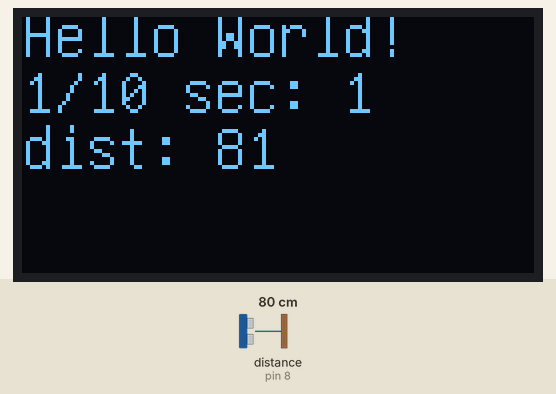
A sketch run on a simulated Arduino Uno, built with avr-gcc and run on an emulated ATmega328P. On the bench: 128×64 one-colour display. The inputs (shaded band) are chosen by the test bench; at power-on: distance to the obstacle (sensor on pin 8) 80 cm. The echo pulse lasts 58.3 µs per cm; what the sketch prints to the serial monitor is not drawn.

Above: at 1.3 s.
1.4 s: distance to the obstacle (sensor on pin 8) set to 2 cm
At 2.5 s:
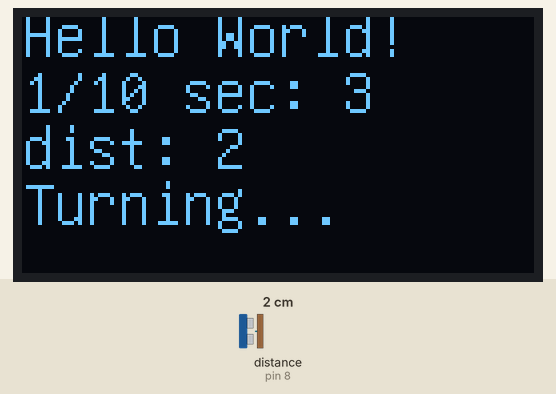
4.5 s: distance to the obstacle (sensor on pin 8) set to 4 cm
At 6.1 s:
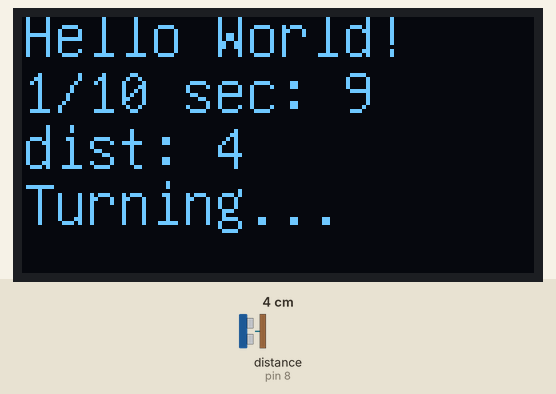
7.1 s: distance to the obstacle (sensor on pin 8) set to 9 cm
At 8.6 s:
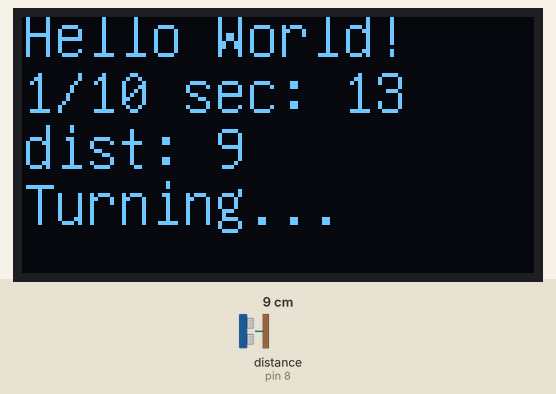
10.2 s: distance to the obstacle (sensor on pin 8) set to 18 cm
At 11.5 s:
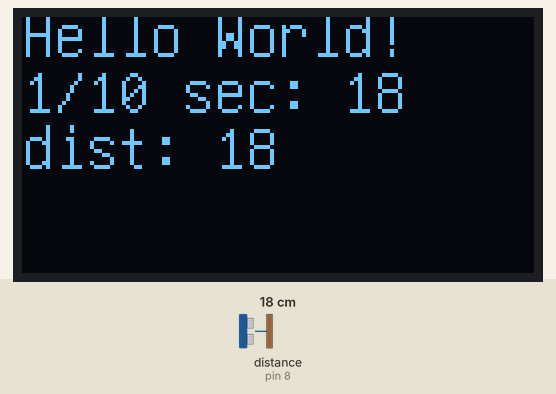
Timing chart, 0 to 13.2 s (numbered marks = the images above; inputs shaded):
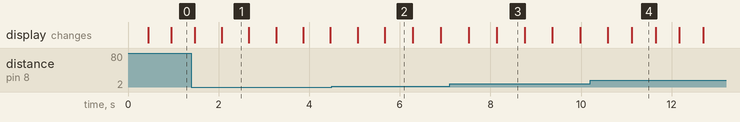

The sketch:

_04_integration_test.ino
```cpp
// ---------------------------------------------------------------------------
// Example NewPing library sketch that does a ping about 20 times per second.
// ---------------------------------------------------------------------------

#include <Arduino.h>
#include <NewPing.h>
#include <U8g2lib.h> // note version 2 of the U8g library!
#include <SPI.h>

#define RIGHT_FORWARD_PIN 3
#define RIGHT_REVERSE_PIN 5
#define LEFT_FORWARD_PIN 6
#define LEFT_REVERSE_PIN 9

#define TRIGGER_PIN  7  // Arduino pin tied to trigger pin on the ultrasonic sensor.
#define ECHO_PIN     8  // Arduino pin tied to echo pin on the ultrasonic sensor.
#define MAX_DISTANCE 200 // Maximum distance we want to ping for (in centimeters). Maximum sensor distance is rated at 400-500cm.

#define DATA_PIN 11 // SDA, MOSI
#define CLOCK_PIN 13 // SCL
#define CS_PIN A0 // chip select
#define DC_PIN A1 // Also known as address 0 or A0, not analog 0
#define RES_PIN A2 //  for SPI mode the RES pin becomes "Chip Select".

#define TURN_DISTANCE 12 // turn distance in CM

// We are using a 4 wire hardware SPI communications system.  Data is on pin 11 and clock on 13
// U8G2_R0 is the rotation number
// The Frame buffer option (1,2,F) should be 1 due limitations of memory.  1 uses under 32% of 2K RAM
// U8G2_SSD1306_128X64_VCOMH0_1_4W_HW_SPI u8g2(U8G2_R0, CS_PIN, DC_PIN, RES_PIN);
U8G2_SSD1309_128X64_NONAME2_1_4W_HW_SPI u8g2(U8G2_R0, CS_PIN, DC_PIN, RES_PIN);

NewPing sonar(TRIGGER_PIN, ECHO_PIN, MAX_DISTANCE); // NewPing setup of pins and maximum distance.
char buf[20];
int counter = 0;

void setup() {
  pinMode(DC_PIN, OUTPUT);
  digitalWrite(DC_PIN, 0);  // default output in I2C mode for the SSD1306 test shield: set the i2c adr to 0
  u8g2.begin();
  // load standard 20px high font
  u8g2.setFont(u8g_font_unifont);

  Serial.begin(9600); // Open serial monitor at 115200 baud to see ping results.
}

void loop() {
int dist = sonar.ping_cm();
   u8g2.firstPage();
   do {
      u8g2.drawStr(0,10,"Hello World!");

      // convert the integer into a string
      sprintf(buf, "1/10 sec: %d", counter);
      u8g2.drawStr(0,24,buf);

      sprintf(buf, "dist: %d", dist);
      u8g2.drawStr(0,38,buf);

      if (dist < TURN_DISTANCE) {
        u8g2.drawStr(0,52,"Turning...");
      }
  } while ( u8g2.nextPage() );
  // wait between pings
  delay(100);
  counter++;

  Serial.print("Ping: ");
  Serial.print(dist); // Send ping, get distance in cm and print result (0 = outside set distance range)
  Serial.println("cm");

}
```

Measured:
- after the input at 10.2 s, the display: first differs from a run without the input after 0.92 s (image 4)
- what the display in image 1 shows lasts 0.6 s, from 2.1 s to 2.7 s
